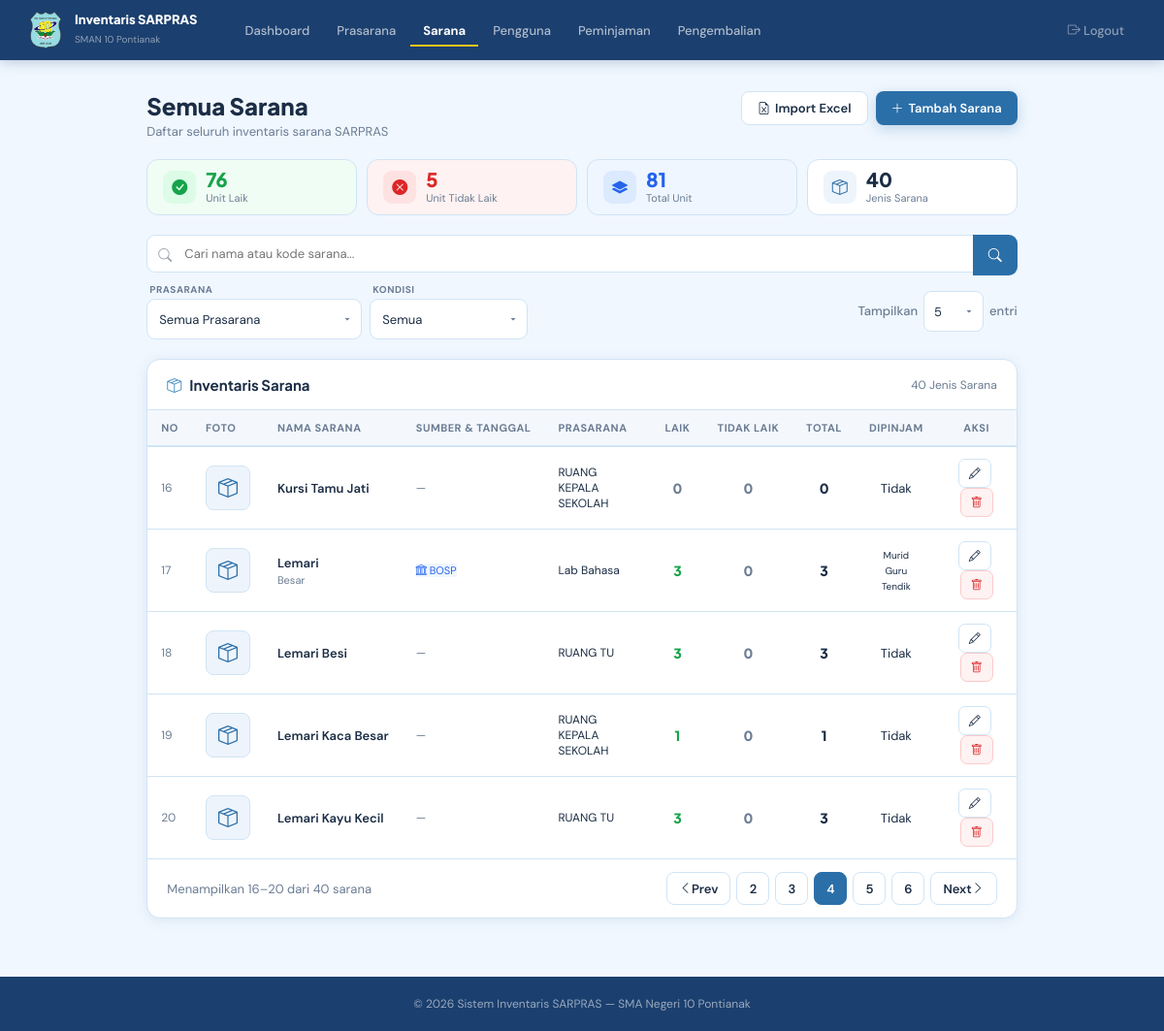
Screenshot of /admin/barang.php?page=4 (signed in) with the database file from the repository.
### tables this page shows
CREATE TABLE `barang` (
  `id_barang` int NOT NULL,
  `kode_barang` varchar(20) DEFAULT NULL,
  `nama_barang` varchar(100) NOT NULL,
  `id_ruangan` int NOT NULL,
  `jumlah` int NOT NULL,
  `jumlah_laik` int DEFAULT '0',
  `jumlah_tidak_laik` int DEFAULT '0',
  `deskripsi` text,
  `spesifikasi` text,
  `bisa_dipinjam` tinyint(1) DEFAULT '1',
  `pinjam_murid` tinyint(1) DEFAULT '1',
  `pinjam_guru` tinyint(1) DEFAULT '1',
  `pinjam_tendik` tinyint(1) DEFAULT '1',
  `foto` varchar(255) DEFAULT NULL,
  `kategori` enum('Barang Statis','Barang Habis Pakai') NOT NULL DEFAULT 'Barang Statis',
  `sumber_dana` varchar(150) DEFAULT NULL,
  `tanggal_pembelian` date DEFAULT NULL,
  `durasi_murid` int DEFAULT NULL COMMENT 'Batas waktu peminjaman murid (menit). NULL = bebas.',
  `durasi_guru` int DEFAULT NULL COMMENT 'Batas waktu peminjaman guru (menit). NULL = bebas.',
  `durasi_tendik` int DEFAULT NULL COMMENT 'Batas waktu peminjaman tendik (menit). NULL = bebas.'
);

CREATE TABLE `ruangan` (
  `id_ruangan` int NOT NULL,
  `nama_ruangan` varchar(75) NOT NULL,
  `keterangan` text,
  `foto` varchar(255) DEFAULT NULL,
  `panjang` decimal(8,2) DEFAULT NULL,
  `lebar` decimal(8,2) DEFAULT NULL,
  `persentase_kerusakan` decimal(5,2) DEFAULT '0.00'
);

### admin/barang.php (the view, shortened to what this page needs)
<?php
require_once "../config/koneksi.php";
$id_ruangan   = isset($_GET['ruangan']) ? (int)$_GET['ruangan'] : 0;
$nama_ruangan = '';
$search             = isset($_GET['q'])                  ? trim(mysqli_real_escape_string($conn, $_GET['q'])) : '';
$filter_ruangan     = isset($_GET['filter_ruangan'])     ? (int)$_GET['filter_ruangan']  : 0;
$filter_laik        = isset($_GET['filter_laik']) && in_array($_GET['filter_laik'],['laik','tidak_laik'])
                      ? $_GET['filter_laik'] : '';
$valid_per_page = [5,10,20,25,50,100];
$per_page = isset($_GET['per_page']) && in_array((int)$_GET['per_page'],$valid_per_page)
            ? (int)$_GET['per_page'] : 5;
$page = max(1, (int)($_GET['page'] ?? 1));
$where = "WHERE 1=1";
$total       = mysqli_fetch_assoc(mysqli_query($conn, "SELECT COUNT(*) as t FROM barang b $where"))['t'];
$total_pages = max(1, ceil($total / $per_page));
$page        = min($page, $total_pages);
$offset      = ($page - 1) * $per_page;
$barang_q = mysqli_query($conn, "
    SELECT b.*, r.nama_ruangan
    FROM barang b
    LEFT JOIN ruangan r ON b.id_ruangan = r.id_ruangan
    $where
    ORDER BY b.nama_barang ASC
    LIMIT $per_page OFFSET $offset
");
$sum_q = mysqli_fetch_assoc(mysqli_query($conn,
    "SELECT COALESCE(SUM(jumlah_laik),0) as total_laik,
            COALESCE(SUM(jumlah_tidak_laik),0) as total_tidak_laik
     FROM barang b $where"));
$total_laik      = (int)$sum_q['total_laik'];
$total_tidak_laik= (int)$sum_q['total_tidak_laik'];
$pending_count = mysqli_fetch_assoc(mysqli_query($conn,
    "SELECT COUNT(*) as t FROM pengguna WHERE status='pending'"))['t'];
$pm_menunggu   = mysqli_fetch_assoc(mysqli_query($conn,
    "SELECT COUNT(*) as t FROM peminjaman WHERE status='menunggu'"))['t'];
?>
<!DOCTYPE html>
<html lang="id">
<head>
  <link href="https://cdn.jsdelivr.net/npm/bootstrap-icons@1.11.1/font/bootstrap-icons.css" rel="stylesheet">
</head>
<body>
<nav class="navbar">
  <a href="dashboard.php" class="nav-brand">
    <img src="../assets/logo.png" alt="Logo">
    <div class="nav-brand-text">
      <strong>Inventaris SARPRAS</strong>
      <span>SMAN 10 Pontianak</span>
    </div>
  </a>
  <div class="nav-links">
    <a href="dashboard.php"    class="nav-link">Dashboard</a>
    <a href="ruangan.php"      class="nav-link">Prasarana</a>
    <a href="barang.php"       class="nav-link active">Sarana</a>
    <a href="pengguna.php"     class="nav-link">Pengguna<?php if ($pending_count > 0): ?><span class="nav-badge"><?= $pending_count ?></span><?php endif; ?></a>
    <a href="peminjaman.php"   class="nav-link">Peminjaman<?php if ($pm_menunggu > 0): ?><span class="nav-badge"><?= $pm_menunggu ?></span><?php endif; ?></a>
    <a href="pengembalian.php" class="nav-link">Pengembalian</a>
    <a href="../auth/logout.php" class="nav-link logout"><i class="bi bi-box-arrow-right"></i> Logout</a>
  </div>
</nav>
<div class="page-wrapper">
  <div class="page-header">
    <div>
      <div class="page-title"><?= $nama_ruangan ? htmlspecialchars($nama_ruangan) : 'Semua Sarana' ?></div>
      <div class="page-sub">
        <?= $id_ruangan
          ? 'Menampilkan sarana di prasarana <strong>'.htmlspecialchars($nama_ruangan).'</strong>'
          : 'Daftar seluruh inventaris sarana SARPRAS' ?>
      </div>
    </div>
    <div style="display:flex;gap:8px;flex-wrap:wrap;">
      <button class="btn btn-secondary" onclick="openModal('modalImportBarang')">
        <i class="bi bi-file-earmark-excel"></i> Import Excel
      </button>
      <button class="btn btn-primary" onclick="openAddModal()">
        <i class="bi bi-plus-lg"></i> Tambah Sarana
      </button>
    </div>
  </div>
  <div class="summary-row">
    <div class="summary-pill pill-laik">
      <div class="summary-pill-icon pill-laik-icon"><i class="bi bi-check-circle-fill"></i></div>
      <div>
        <div class="summary-pill-val" style="color:#16A34A;"><?= number_format($total_laik) ?></div>
        <div class="summary-pill-lbl">Unit Laik</div>
      </div>
    </div>
    <div class="summary-pill pill-tdk">
      <div class="summary-pill-icon pill-tdk-icon"><i class="bi bi-x-circle-fill"></i></div>
      <div>
        <div class="summary-pill-val" style="color:#DC2626;"><?= number_format($total_tidak_laik) ?></div>
        <div class="summary-pill-lbl">Unit Tidak Laik</div>
      </div>
    </div>
    <div class="summary-pill pill-total">
      <div class="summary-pill-icon pill-total-icon"><i class="bi bi-layers-fill"></i></div>
      <div>
        <div class="summary-pill-val" style="color:#2563EB;"><?= number_format($total_laik + $total_tidak_laik) ?></div>
        <div class="summary-pill-lbl">Total Unit</div>
      </div>
    </div>
    <div class="summary-pill" style="background:var(--card);">
      <div class="summary-pill-icon" style="background:#EEF4FB;color:var(--blue-dark);"><i class="bi bi-box-seam"></i></div>
      <div>
        <div class="summary-pill-val" style="color:var(--text);"><?= number_format($total) ?></div>
        <div class="summary-pill-lbl">Jenis Sarana</div>
      </div>
    </div>
  </div>
  <div class="toolbar">
    <div class="toolbar-row">
      <form method="GET" id="searchFormBarang" style="display:flex;gap:0;flex:1;min-width:200px;">
        <div class="search-wrap-inner">
          <input type="text" name="q" id="searchInputBarang" class="search-input"
                 placeholder="Cari nama atau kode sarana..."
                 value="<?= htmlspecialchars($search) ?>">
        </div>
        <button type="submit" class="btn-search"><i class="bi bi-search"></i></button>
      </form>
    </div>
    <?php if (!$id_ruangan): ?>
    <div class="toolbar-row">
      <form method="GET" id="filterFormBarang" style="display:contents;">
        <div class="filter-group">
          <span class="filter-label">Prasarana</span>
          <select name="filter_ruangan" class="filter-select" onchange="this.form.submit()">
            <option value="">Semua Prasarana</option>
          </select>
        </div>
        <div class="filter-group">
          <span class="filter-label">Kondisi</span>
          <select name="filter_laik" class="filter-select" onchange="this.form.submit()">
            <option value="">Semua</option>
          </select>
        </div>
        <div class="show-entries-inline">
          <span class="lbl">Tampilkan</span>
          <select class="sel" name="per_page" onchange="this.form.submit()">
            <option value="5"   <?= $per_page==5?'selected':'' ?>>5</option>
          </select>
          <span class="lbl">entri</span>
        </div>
      </form>
    </div>
    <?php endif; ?>
  </div>
  <div class="card">
    <div class="card-header">
      <div class="card-title"><i class="bi bi-box-seam"></i>
        <?= $nama_ruangan ? htmlspecialchars($nama_ruangan) : 'Inventaris Sarana' ?>
      </div>
      <span style="font-size:12px;color:var(--muted);"><?= number_format($total) ?> Jenis Sarana</span>
    </div>
    <div class="table-wrap">
      <table class="inv-table">
        <thead>
          <tr>
            <th style="width:38px;">No</th>
            <th style="width:50px;">Foto</th>
            <th>Nama Sarana</th>
            <th style="width:115px;">Sumber &amp; Tanggal</th>
            <?php if (!$id_ruangan): ?><th style="width:110px;">Prasarana</th><?php endif; ?>
            <th class="center" style="width:52px;">Laik</th>
            <th class="center" style="width:62px;">Tidak Laik</th>
            <th class="center" style="width:52px;">Total</th>
            <th class="center" style="width:72px;">Dipinjam</th>
            <th class="center" style="width:82px;">Aksi</th>
          </tr>
        </thead>
        <tbody>
          <?php
          $no = $offset + 1; $has = false;
          while ($b = mysqli_fetch_assoc($barang_q)):
            $laik = (int)($b['jumlah_laik']       ?? 0);
            $tdk  = (int)($b['jumlah_tidak_laik']  ?? 0);
            $tot  = $laik + $tdk;
            $b_js = htmlspecialchars(json_encode([
              'id'                => $b['id_barang'],
              'kode'              => $b['kode_barang'],
              'nama'              => $b['nama_barang'],
              'id_ruangan'        => $b['id_ruangan'],
              'deskripsi'         => $b['deskripsi']   ?? '',
              'spesifikasi'       => $b['spesifikasi']  ?? '',
              'jumlah_laik'       => $laik,
              'jumlah_tidak_laik' => $tdk,
              'bisa_dipinjam'     => $b['bisa_dipinjam'],
              'pinjam_murid'      => $b['pinjam_murid']  ?? 1,
              'pinjam_guru'       => $b['pinjam_guru']   ?? 1,
              'pinjam_tendik'     => $b['pinjam_tendik'] ?? 1,
              'durasi_murid'      => $b['durasi_murid']  ?? '',
              'durasi_guru'       => $b['durasi_guru']   ?? '',
              'durasi_tendik'     => $b['durasi_tendik'] ?? '',
              'foto'              => $b['foto'] ?? '',
              'sumber_dana'       => $b['sumber_dana'] ?? '',
              'tanggal_pembelian' => $b['tanggal_pembelian'] ?? '',
            ]), ENT_QUOTES);
          ?>
          <tr>
            <td style="color:var(--muted);font-size:12px;"><?= $no++ ?></td>
            <td>
              <?php if (!empty($b['foto'])): ?>
                <img src="../assets/foto_barang/<?= htmlspecialchars($b['foto']) ?>" alt="Foto"
                     style="width:46px;height:46px;object-fit:cover;border-radius:8px;border:1.5px solid var(--border);display:block;">
              <?php else: ?>
                <div style="width:46px;height:46px;border-radius:8px;background:#EEF4FB;border:1.5px solid var(--border);display:flex;align-items:center;justify-content:center;font-size:20px;color:var(--blue-dark);"><i class="bi bi-box-seam"></i></div>
              <?php endif; ?>
            </td>
            <td>
              <div style="font-weight:600;"><?= htmlspecialchars($b['nama_barang']) ?></div>
              <?php if (!empty($b['spesifikasi'])): ?>
                <div style="font-size:11px;color:var(--muted);margin-top:2px;"><?= htmlspecialchars(mb_strimwidth($b['spesifikasi'],0,50,'…')) ?></div>
              <?php endif; ?>
            </td>
            <td style="font-size:12px;">
              <?php if (!empty($b['sumber_dana'])): ?>
                <span class="badge" style="background:#EFF6FF;color:#2563EB;font-size:11px;"><i class="bi bi-bank" style="margin:0;"></i> <?= htmlspecialchars($b['sumber_dana']) ?></span>
              <?php endif; ?>
              <?php if (!empty($b['tanggal_pembelian'])): ?>
                <div style="color:var(--muted);margin-top:3px;"><?= date('d/m/Y', strtotime($b['tanggal_pembelian'])) ?></div>
              <?php elseif (empty($b['sumber_dana'])): ?>
                <span style="color:var(--muted);">—</span>
              <?php endif; ?>
            </td>
            <?php if (!$id_ruangan): ?>
            <td style="font-size:12px;"><?= htmlspecialchars($b['nama_ruangan'] ?? '—') ?></td>
            <?php endif; ?>
            <td class="center">
              <span style="font-family:'Plus Jakarta Sans',sans-serif;font-weight:800;font-size:14px;color:<?= $laik > 0 ? '#16A34A' : 'var(--muted)' ?>;"><?= $laik ?></span>
            </td>
            <td class="center">
              <span style="font-family:'Plus Jakarta Sans',sans-serif;font-weight:800;font-size:14px;color:<?= $tdk > 0 ? '#DC2626' : 'var(--muted)' ?>;"><?= $tdk ?></span>
            </td>
            <td class="center">
              <span style="font-family:'Plus Jakarta Sans',sans-serif;font-weight:800;font-size:14px;color:var(--text);"><?= $tot ?></span>
            </td>
            <td class="center">
              <?php if ($b['bisa_dipinjam']): ?>
                <div style="display:flex;flex-direction:column;gap:3px;align-items:center;">
                  <?php if ($b['pinjam_murid']  ?? 1): ?><span class="badge badge-green"  style="font-size:10px;">Murid</span><?php endif; ?>
                  <?php if ($b['pinjam_guru']   ?? 1): ?><span class="badge badge-green"  style="font-size:10px;">Guru</span><?php endif; ?>
                  <?php if ($b['pinjam_tendik'] ?? 1): ?><span class="badge badge-green"  style="font-size:10px;">Tendik</span><?php endif; ?>
                </div>
              <?php else: ?>
                <span class="badge badge-gray">Tidak</span>
              <?php endif; ?>
            </td>
            <td class="center">
              <button class="btn btn-sm btn-secondary" onclick="openEditModal(<?= $b_js ?>)" style="margin-right:4px;"><i class="bi bi-pencil"></i></button>
              <button class="btn btn-sm btn-danger" onclick="openDeleteModal(<?= $b['id_barang'] ?>,'<?= htmlspecialchars(addslashes($b['nama_barang'])) ?>')"><i class="bi bi-trash"></i></button>
            </td>
          </tr>
          <?php endwhile; ?>
        </tbody>
      </table>
    </div>
    <?php if ($total > 0): ?>
    <div class="table-footer">
      <span>Menampilkan <?= $offset+1 ?>–<?= min($offset+$per_page,$total) ?> dari <?= number_format($total) ?> sarana</span>
      <div class="pag-btns">
        <?php
        $bu = '?' . ($id_ruangan ? "ruangan=$id_ruangan&nama=".urlencode($nama_ruangan)."&" : '')
            . ($filter_ruangan && !$id_ruangan ? "filter_ruangan=$filter_ruangan&" : '')
            . ($filter_laik ? "filter_laik=$filter_laik&" : '')
            . ($search ? "q=".urlencode($search)."&" : '')
            . ($per_page!=5 ? "per_page=$per_page&" : '');
        ?>
        <a href="<?= $bu ?>page=<?= $page-1 ?>" class="pag-btn pag-btn-text <?= $page<=1?'disabled':'' ?>"><i class="bi bi-chevron-left"></i> Prev</a>
        <?php for($i=max(1,$page-2);$i<=min($total_pages,$page+2);$i++): ?><a href="<?= $bu ?>page=<?= $i ?>" class="pag-btn <?= $i==$page?'active':'' ?>"><?= $i ?></a><?php endfor; ?>
        <a href="<?= $bu ?>page=<?= $page+1 ?>" class="pag-btn pag-btn-text <?= $page>=$total_pages?'disabled':'' ?>">Next <i class="bi bi-chevron-right"></i></a>
      </div>
    </div>
    <?php endif; ?>
  </div>
</div>
<footer>&copy; <?= date('Y') ?> Sistem Inventaris SARPRAS — SMA Negeri 10 Pontianak</footer>
</body>
</html>

### rows the page displays
barang: nama_barang "Kursi Tamu Jati", id_ruangan.nama_ruangan "RUANG KEPALA SEKOLAH", jumlah_laik "0", jumlah_tidak_laik "0", bisa_dipinjam "Tidak"
barang: nama_barang "Lemari", spesifikasi "Besar", sumber_dana "BOSP", id_ruangan.nama_ruangan "Lab Bahasa", jumlah_laik "3", jumlah_tidak_laik "0", bisa_dipinjam "Murid"
barang: nama_barang "Lemari Besi", id_ruangan.nama_ruangan "RUANG TU", jumlah_laik "3", jumlah_tidak_laik "0", bisa_dipinjam "Tidak"
barang: nama_barang "Lemari Kaca Besar", id_ruangan.nama_ruangan "RUANG KEPALA SEKOLAH", jumlah_laik "1", jumlah_tidak_laik "0", bisa_dipinjam "Tidak"
barang: nama_barang "Lemari Kayu Kecil", id_ruangan.nama_ruangan "RUANG TU", jumlah_laik "3", jumlah_tidak_laik "0", bisa_dipinjam "Tidak"

### other values shown
$total_laik "76"
$total_tidak_laik "5"
$total_laik + $total_tidak_laik "81"
$total "40"
$offset+1 "16"
min($offset+$per_page,$total) "20"
